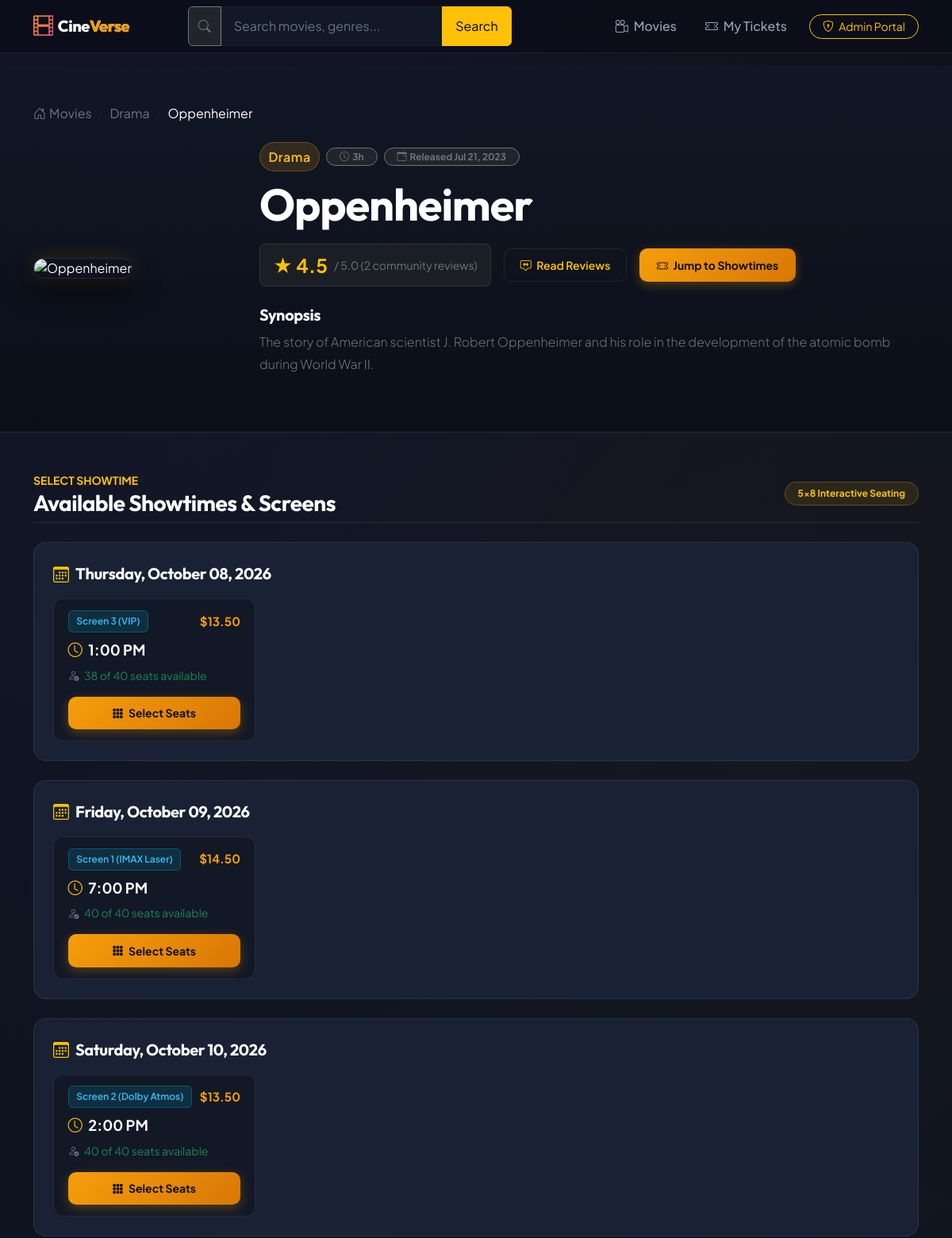
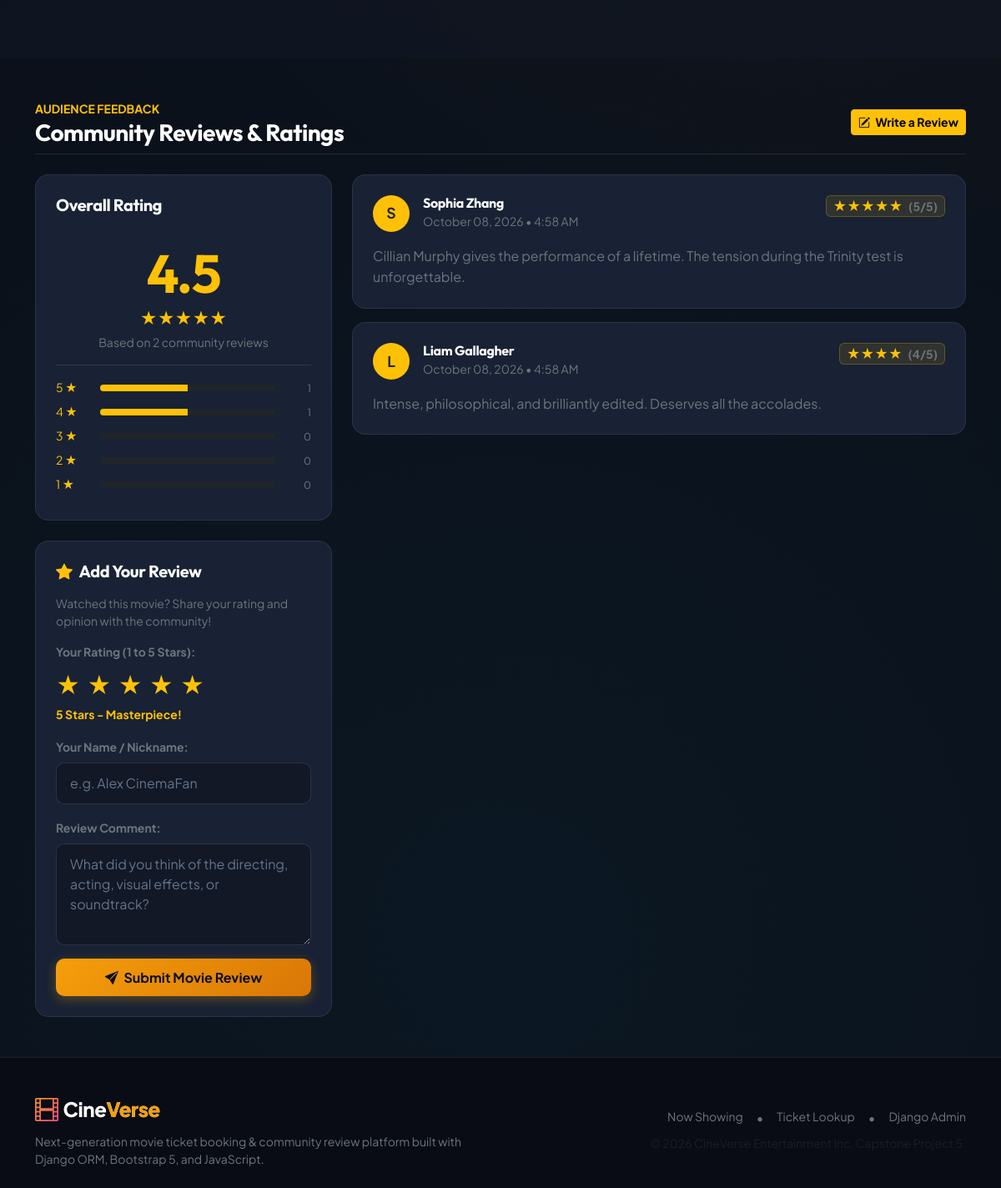
The app's page /movies/3/ with its own data (2 pictures, top to bottom).
### movies/models.py (models this page shows, shortened)
class Movie(models.Model):
    GENRE_CHOICES = [
        ("Action", "Action"),
        ("Sci-Fi", "Sci-Fi"),
        ("Drama", "Drama"),
        ("Animation", "Animation"),
        ("Comedy", "Comedy"),
        ("Thriller", "Thriller"),
        ("Horror", "Horror"),
        ("Adventure", "Adventure"),
        ("Romance", "Romance"),
    ]
    title = models.CharField(max_length=200)
    genre = models.CharField(max_length=100, choices=GENRE_CHOICES)
    duration = models.PositiveIntegerField(help_text="Duration in minutes")
    release_date = models.DateField()
    poster_url = models.URLField(max_length=500)
    description = models.TextField()
    class Meta:
        ordering = ["-release_date", "title"]
    @property
    def formatted_duration(self):
        hours = self.duration // 60
        minutes = self.duration % 60
        if hours > 0 and minutes > 0:
            return f"{hours}h {minutes}m"
        elif hours > 0:
            return f"{hours}h"
        return f"{minutes}m"
    def average_rating(self):
        reviews = self.reviews.all()
        if reviews.exists():
            avg = sum(r.rating for r in reviews) / reviews.count()
            return round(avg, 1)
        return None
    def review_count(self):
        return self.reviews.count()

class Showtime(models.Model):
    movie = models.ForeignKey(Movie, on_delete=models.CASCADE, related_name="showtimes")
    show_date = models.DateField()
    show_time = models.TimeField()
    ticket_price = models.DecimalField(max_digits=6, decimal_places=2)
    screen_number = models.CharField(max_length=50, default="Screen 1")
    class Meta:
        ordering = ["show_date", "show_time"]
    def get_booked_seats_list(self):
        seats = set()
        for booking in self.bookings.all():
            if booking.selected_seats:
                for seat in booking.selected_seats.split(","):
                    seat_clean = seat.strip().upper()
                    if seat_clean:
                        seats.add(seat_clean)
        return sorted(list(seats))
    @property
    def total_seats(self):
        return 40  # 5 rows (A-E) x 8 columns (1-8)
    @property
    def available_seats_count(self):
        return max(0, self.total_seats - len(self.get_booked_seats_list()))

class SeatBooking(models.Model):
    showtime = models.ForeignKey(Showtime, on_delete=models.CASCADE, related_name="bookings")
    customer_name = models.CharField(max_length=100)
    customer_email = models.EmailField()
    customer_phone = models.CharField(max_length=20)
    selected_seats = models.CharField(
        max_length=255,
        help_text="Comma-separated seat codes, e.g. A1, A2, B5"
    )
    total_paid = models.DecimalField(max_digits=8, decimal_places=2)
    booking_code = models.CharField(max_length=32, unique=True, editable=False)
    created_at = models.DateTimeField(auto_now_add=True)
    class Meta:
        ordering = ["-created_at"]

class MovieReview(models.Model):
    movie = models.ForeignKey(Movie, on_delete=models.CASCADE, related_name="reviews")
    reviewer_name = models.CharField(max_length=100)
    rating = models.PositiveSmallIntegerField(
        validators=[MinValueValidator(1), MaxValueValidator(5)],
        help_text="Rating between 1 and 5 stars"
    )
    comment = models.TextField()
    created_date = models.DateTimeField(auto_now_add=True)
    class Meta:
        ordering = ["-created_date"]

### movies/views.py (the view)
# urls.py: path("movies/<int:pk>/", views.movie_detail, name="movie_detail"),
def movie_detail(request, pk):
    movie = get_object_or_404(Movie, pk=pk)
    review_form = MovieReviewForm()
    showtimes = movie.showtimes.all().order_by("show_date", "show_time")
    showtimes_by_date = defaultdict(list)
    for st in showtimes:
        showtimes_by_date[st.show_date].append(st)
    grouped_showtimes = sorted(showtimes_by_date.items(), key=lambda item: item[0])
    reviews = movie.reviews.all().order_by("-created_date")
    avg_rating = movie.average_rating()
    review_count = movie.review_count()
    rating_distribution = {i: 0 for i in range(1, 6)}
    if review_count > 0:
        for r in reviews:
            if 1 <= r.rating <= 5:
                rating_distribution[r.rating] += 1
        star_bars = []
        for star in range(5, 0, -1):
            count = rating_distribution[star]
            pct = round((count / review_count) * 100)
            star_bars.append({"star": star, "count": count, "percent": pct})
    else:
        star_bars = [{"star": star, "count": 0, "percent": 0} for star in range(5, 0, -1)]
    context = {
        "movie": movie,
        "grouped_showtimes": grouped_showtimes,
        "reviews": reviews,
        "review_form": review_form,
        "avg_rating": avg_rating,
        "review_count": review_count,
        "star_bars": star_bars,
    }
    return render(request, "movies/movie_detail.html", context)

### movies/templates/movies/movie_detail.html (shortened to what this page needs)
{% extends "movies/base.html" %}
{% block content %}
<section class="hero-movie-header">
  <div class="container">
    <nav aria-label="breadcrumb" class="mb-4">
      <ol class="breadcrumb">
        <li class="breadcrumb-item"><a href="{% url 'movies:movie_list' %}" class="text-secondary text-decoration-none"><i class="bi bi-house-door me-1"></i>Movies</a></li>
        <li class="breadcrumb-item"><a href="{% url 'movies:movie_list' %}?genre={{ movie.genre }}" class="text-secondary text-decoration-none">{{ movie.genre }}</a></li>
        <li class="breadcrumb-item active text-white" aria-current="page">{{ movie.title }}</li>
      </ol>
    </nav>
    <div class="row g-4 align-items-center">
      <div class="col-md-4 col-lg-3 text-center text-md-start">
        <img src="{{ movie.poster_url }}" alt="{{ movie.title }}" class="movie-detail-poster img-fluid" onerror="this.src='https://images.unsplash.com/photo-1489599849927-2ee91cede3ba?w=600&auto=format&fit=crop&q=80';">
      </div>
      <div class="col-md-8 col-lg-9">
        <div class="d-flex flex-wrap gap-2 align-items-center mb-2">
          <span class="badge-genre fs-6">{{ movie.genre }}</span>
          <span class="badge bg-dark border border-secondary text-secondary px-3 py-1 rounded-pill">
            <i class="bi bi-clock me-1"></i>{{ movie.formatted_duration }}
          </span>
          <span class="badge bg-dark border border-secondary text-secondary px-3 py-1 rounded-pill">
            <i class="bi bi-calendar-event me-1"></i>Released {{ movie.release_date|date:"M d, Y" }}
          </span>
        </div>
        <h1 class="display-4 fw-bold text-white mb-3 font-display">{{ movie.title }}</h1>
        <div class="d-flex align-items-center gap-3 mb-4 flex-wrap">
          <div class="d-flex align-items-center bg-dark bg-opacity-75 border border-secondary border-opacity-25 px-3 py-2 rounded-3">
            <span class="fs-4 fw-bold text-warning me-2">★ {{ avg_rating|default:"--" }}</span>
            <span class="text-secondary small">/ 5.0 ({{ review_count }} community review{{ review_count|pluralize }})</span>
          </div>
          <a href="#reviews-section" class="btn btn-sm btn-cinema-outline text-warning">
            <i class="bi bi-chat-square-quote me-1"></i> Read Reviews
          </a>
          <a href="#showtimes-section" class="btn btn-sm btn-cinema-primary">
            <i class="bi bi-ticket-perforated me-1"></i> Jump to Showtimes
          </a>
        </div>
        <div class="mb-4">
          <h2 class="h5 fw-bold text-white mb-2">Synopsis</h2>
          <p class="text-secondary lead fs-6 mb-0" style="line-height: 1.7;">
            {{ movie.description }}
          </p>
        </div>
      </div>
    </div>
  </div>
</section>
<section id="showtimes-section" class="py-5" style="background: rgba(18, 24, 38, 0.5);">
  <div class="container">
    <div class="d-flex align-items-center justify-content-between mb-4 pb-2 border-bottom border-secondary border-opacity-25">
      <div>
        <span class="text-warning fw-bold text-uppercase small letter-spacing-1">Select Showtime</span>
        <h2 class="h3 fw-bold text-white mb-0">Available Showtimes & Screens</h2>
      </div>
      <span class="badge bg-warning bg-opacity-10 text-warning border border-warning border-opacity-25 px-3 py-2 rounded-pill">
        5×8 Interactive Seating
      </span>
    </div>
    {% if grouped_showtimes %}
      <div class="space-y-4">
        {% for show_date, showtimes_list in grouped_showtimes %}
          <div class="card cinema-card mb-4 p-4">
            <div class="d-flex align-items-center gap-2 mb-3">
              <i class="bi bi-calendar3 text-warning fs-5"></i>
              <h3 class="h5 fw-bold text-white mb-0">
                {{ show_date|date:"l, F d, Y" }}
              </h3>
            </div>
            <div class="row row-cols-1 row-cols-sm-2 row-cols-md-3 row-cols-lg-4 g-3">
              {% for st in showtimes_list %}
                <div class="col">
                  <div class="showtime-pill-btn h-100 d-flex flex-column justify-content-between">
                    <div>
                      <div class="d-flex justify-content-between align-items-center mb-2">
                        <span class="badge-screen">{{ st.screen_number }}</span>
                        <span class="price-text">${{ st.ticket_price }}</span>
                      </div>
                      <div class="time-text mb-2">
                        <i class="bi bi-clock me-1 text-warning"></i> {{ st.show_time|time:"g:i A" }}
                      </div>
                      <div class="small text-secondary mb-3">
                        <i class="bi bi-person-check me-1"></i>
                        <span class="{% if st.available_seats_count < 10 %}text-danger fw-bold{% else %}text-success{% endif %}">
                          {{ st.available_seats_count }} of {{ st.total_seats }} seats available
                        </span>
                      </div>
                    </div>
                    <div>
                      {% if st.available_seats_count > 0 %}
                        <a href="{% url 'movies:seat_booking' st.id %}" class="btn btn-cinema-primary w-100 btn-sm text-center">
                          <i class="bi bi-grid-3x3-gap-fill me-1"></i> Select Seats
                        </a>
                      {% else %}
                        <button class="btn btn-secondary w-100 btn-sm" disabled>
                          <i class="bi bi-x-circle me-1"></i> Sold Out
                        </button>
                      {% endif %}
                    </div>
                  </div>
                </div>
              {% endfor %}
            </div>
          </div>
        {% endfor %}
      </div>
    {% endif %}
  </div>
</section>
<section id="reviews-section" class="py-5">
  <div class="container">
    <div class="d-flex align-items-center justify-content-between mb-4 pb-2 border-bottom border-secondary border-opacity-25">
      <div>
        <span class="text-warning fw-bold text-uppercase small letter-spacing-1">Audience Feedback</span>
        <h2 class="h3 fw-bold text-white mb-0">Community Reviews & Ratings</h2>
      </div>
      <a href="#write-review-card" class="btn btn-sm btn-warning fw-bold">
        <i class="bi bi-pencil-square me-1"></i> Write a Review
      </a>
    </div>
    <div class="row g-4">
      <div class="col-lg-4">
        <div class="card cinema-card p-4 mb-4">
          <h3 class="h5 fw-bold text-white mb-3">Overall Rating</h3>
          <div class="text-center py-3 border-bottom border-secondary border-opacity-25 mb-3">
            <div class="display-3 fw-bold text-warning font-display mb-0">
              {{ avg_rating|default:"0.0" }}
            </div>
            <div class="text-warning fs-5 mb-1">
              ★★★★★
            </div>
            <div class="text-secondary small">
              Based on {{ review_count }} community review{{ review_count|pluralize }}
            </div>
          </div>
          <div class="star-distribution">
            {% for item in star_bars %}
              <div class="d-flex align-items-center gap-2 mb-2 small">
                <span class="text-warning text-nowrap" style="width: 45px;">{{ item.star }} ★</span>
                <div class="progress flex-grow-1 bg-dark" style="height: 8px;">
                  <div class="progress-bar bg-warning" role="progressbar" style="width: {{ item.percent }}%;" aria-valuenow="{{ item.percent }}" aria-valuemin="0" aria-valuemax="100"></div>
                </div>
                <span class="text-secondary small text-end" style="width: 35px;">{{ item.count }}</span>
              </div>
            {% endfor %}
          </div>
        </div>
        <div class="card cinema-card p-4" id="write-review-card">
          <h3 class="h5 fw-bold text-white mb-3 d-flex align-items-center gap-2">
            <i class="bi bi-star-fill text-warning"></i> Add Your Review
          </h3>
          <p class="text-secondary small mb-3">Watched this movie? Share your rating and opinion with the community!</p>
          <form method="POST" action="{% url 'movies:add_review' movie.id %}">
            <div class="mb-3">
              <label class="form-label text-secondary small fw-bold d-block">Your Rating (1 to 5 Stars):</label>
              <div class="d-flex align-items-center gap-2 mb-1" id="interactiveStarRating">
                <span class="star-btn text-warning fs-3" data-value="1" style="cursor: pointer;">★</span>
                <span class="star-btn text-warning fs-3" data-value="2" style="cursor: pointer;">★</span>
                <span class="star-btn text-warning fs-3" data-value="3" style="cursor: pointer;">★</span>
                <span class="star-btn text-warning fs-3" data-value="4" style="cursor: pointer;">★</span>
                <span class="star-btn text-warning fs-3" data-value="5" style="cursor: pointer;">★</span>
              </div>
              <div class="small text-warning fw-bold" id="selectedRatingLabel">5 Stars - Masterpiece!</div>
            </div>
            <div class="mb-3">
              <label for="id_reviewer_name" class="form-label text-secondary small fw-bold">Your Name / Nickname:</label>
              <input type="text" name="reviewer_name" id="id_reviewer_name" class="form-control" placeholder="e.g. Alex CinemaFan" required>
            </div>
            <div class="mb-3">
              <label for="id_comment" class="form-label text-secondary small fw-bold">Review Comment:</label>
              <textarea name="comment" id="id_comment" class="form-control" rows="4" placeholder="What did you think of the directing, acting, visual effects, or soundtrack?" required></textarea>
            </div>
            <button type="submit" class="btn btn-cinema-primary w-100 fw-bold">
              <i class="bi bi-send-fill me-1"></i> Submit Movie Review
            </button>
          </form>
        </div>
      </div>
      <div class="col-lg-8">
        {% if reviews %}
          <div class="d-flex flex-column gap-3">
            {% for review in reviews %}
              <div class="card cinema-card p-4">
                <div class="d-flex justify-content-between align-items-start mb-2">
                  <div class="d-flex align-items-center gap-3">
                    <div class="rounded-circle bg-warning text-dark fw-bold d-flex align-items-center justify-content-center" style="width: 44px; height: 44px; font-size: 1.1rem;">
                      {{ review.reviewer_name|slice:":1"|upper }}
                    </div>
                    <div>
                      <h4 class="h6 fw-bold text-white mb-0">{{ review.reviewer_name }}</h4>
                      <span class="text-secondary small">{{ review.created_date|date:"F d, Y • g:i A" }}</span>
                    </div>
                  </div>
                  <div class="badge bg-warning bg-opacity-10 text-warning border border-warning border-opacity-25 px-2 py-1 fs-6">
                    {% for _ in "x"|rjust:review.rating %}★{% endfor %}
                    <span class="text-secondary ms-1 small">({{ review.rating }}/5)</span>
                  </div>
                </div>
                <p class="text-secondary mb-0 mt-2" style="line-height: 1.6;">
                  {{ review.comment }}
                </p>
              </div>
            {% endfor %}
          </div>
        {% endif %}
      </div>
    </div>
  </div>
</section>
{% endblock %}

### records on screen
Movie: genre "Drama", title "Oppenheimer", formatted_duration "3h", release_date "Jul 21, 2023", description "The story of American scientist J. Robert Oppenheimer and his role in the development of the atomic bomb during World War II."
Showtime: show_date "Thursday, October 08, 2026", screen_number "Screen 3 (VIP)", ticket_price "13.50", show_time "1:00 PM", available_seats_count "38", total_seats "40", shows "Select Seats"
Showtime: show_date "Friday, October 09, 2026", screen_number "Screen 1 (IMAX Laser)", ticket_price "14.50", show_time "7:00 PM", available_seats_count "40", total_seats "40", shows "Select Seats"
Showtime: show_date "Saturday, October 10, 2026", screen_number "Screen 2 (Dolby Atmos)", ticket_price "13.50", show_time "2:00 PM", available_seats_count "40", total_seats "40", shows "Select Seats"
MovieReview: reviewer_name "S", reviewer_name "Sophia Zhang", created_date "October 08, 2026 • 4:58 AM", rating "5", comment "Cillian Murphy gives the performance of a lifetime. The tension during the Trinity test is unforgettable."
MovieReview: reviewer_name "L", reviewer_name "Liam Gallagher", created_date "October 08, 2026 • 4:58 AM", rating "4", comment "Intense, philosophical, and brilliantly edited. Deserves all the accolades."

### other values on screen
{{ avg_rating|default:"--" }} "4.5"
{{ review_count }} "2"
{{ avg_rating|default:"0.0" }} "4.5"
{{ item.star }} "5" "4" "3" "2" "1"
{{ item.count }} "1" "1" "0" "0" "0"
